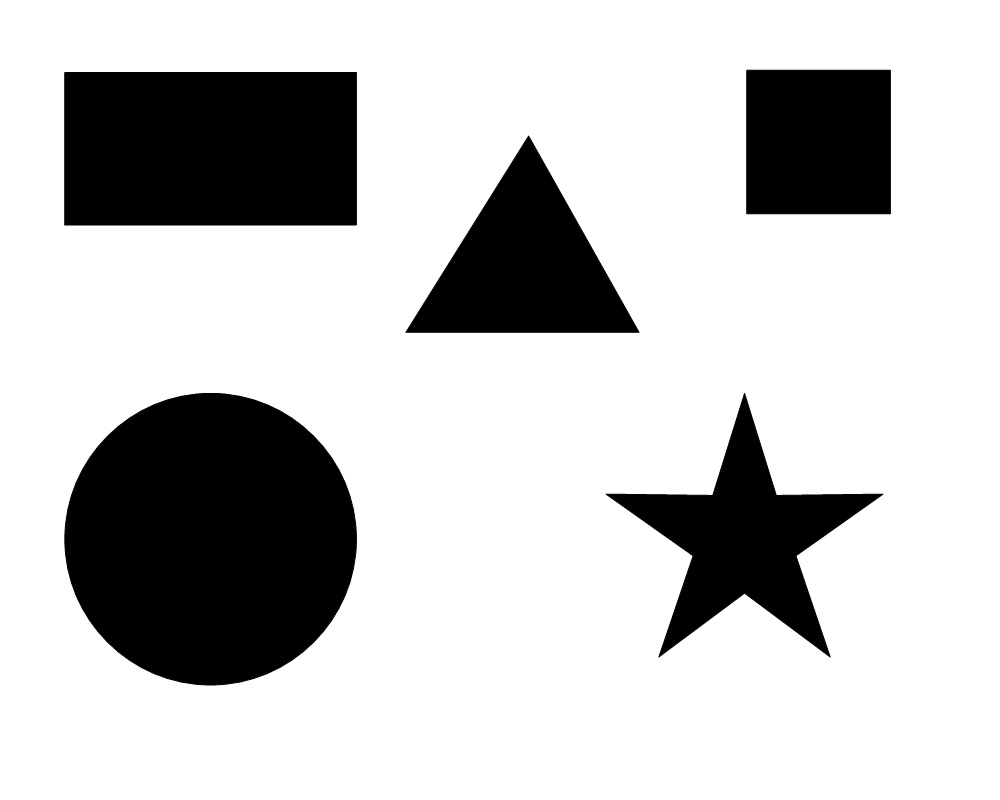
#> input picture OpenCv Workshop/day 2_sept5/sept5-OpenCV/code/images/someshapes.jpg, 1000 x 800 px
$ python page9.py
#> lines starting #> are read from the running program, lines starting #| are printed output that depends on the picture; after the words box and inside, x2 and y2 are one past the last pixel; in counts of white or black regions, pixels touching at a corner belong together
import cv2
import numpy as np


# [74 lines left out: functions function1, function2, function3, not called in this run]


# function3()


def function4():
    img = cv2.imread('./images/someshapes.jpg')
#> img is the input picture: shape (800, 1000, 3); min 0, max 255, mean 197.7

    # binary conversion
    img_binary = cv2.Canny(img, 255, 255)
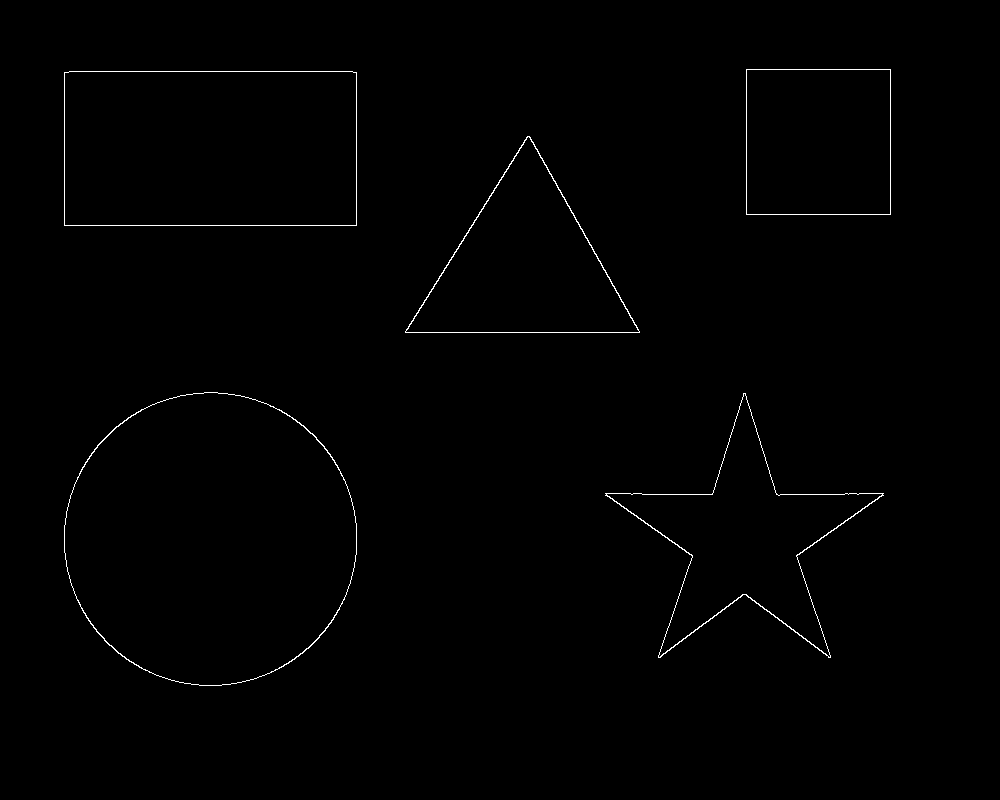
#> img_binary: shape (800, 1000); 0.57% white in thin lines or dots, all inside (x1, y1, x2, y2) = (64, 69, 891, 686)

    # find the contours
    contours, hierarchy = cv2.findContours(img_binary, cv2.RETR_EXTERNAL, cv2.CHAIN_APPROX_SIMPLE,)
#> contours = 5 contours; box (x1, y1, x2, y2) and area: (64, 392, 357, 686) 67260, (64, 71, 357, 226) 44960, (605, 393, 884, 658) 23816, (405, 136, 640, 333) 23256, (746, 69, 891, 215) 20880

    # highlight / draw the contours
    for contour in contours:

        # find the bounding rect
        (x, y, w, h) = cv2.boundingRect(contour)

        # draw the rectangle for the bounding rect
        cv2.rectangle(img, (x, y), (x + w, y + h), (0, 0, 255), 3)

        # approximate poly dp for finding the number of edges
        approximate_edges = cv2.approxPolyDP(contour, 0.01 * cv2.arcLength(contour, True), True)

        # print(f"no of edges = {len(approximate_edges)}")

        edges = len(approximate_edges)
        shape = ''
        if edges == 3:
            shape = 'triangle'
        elif edges == 4:
            if w == h:
                shape = 'square'
            else:
                shape = 'rectangle'
        elif edges == 10:
            shape = 'star'
        elif edges > 10:
            shape = 'circle'

        print(f"shape = {shape}")
#> this loop made 5 passes
#> (x, y, w, h, approximate_edges, edges, shape) on passes 3 to 5: (405, 136, 235, 197, [[639, 331], [527, 136], [405, 332]], 3, 'triangle'), (64, 71, 293, 155, [[64, 72], [64, 225], [356, 225], [356, 72]], 4, 'rectangle'), (746, 69, 145, 146, [[746, 69], [746, 214], [890, 214], [890, 69]], 4, 'rectangle')
#> (x, y, w, h, edges, shape) on passes 1 to 2: (605, 393, 279, 265, 10, 'star'), (64, 392, 293, 294, 15, 'circle')
#| shape = star
#| shape = circle
#| shape = triangle
#| shape = rectangle
#| shape = rectangle
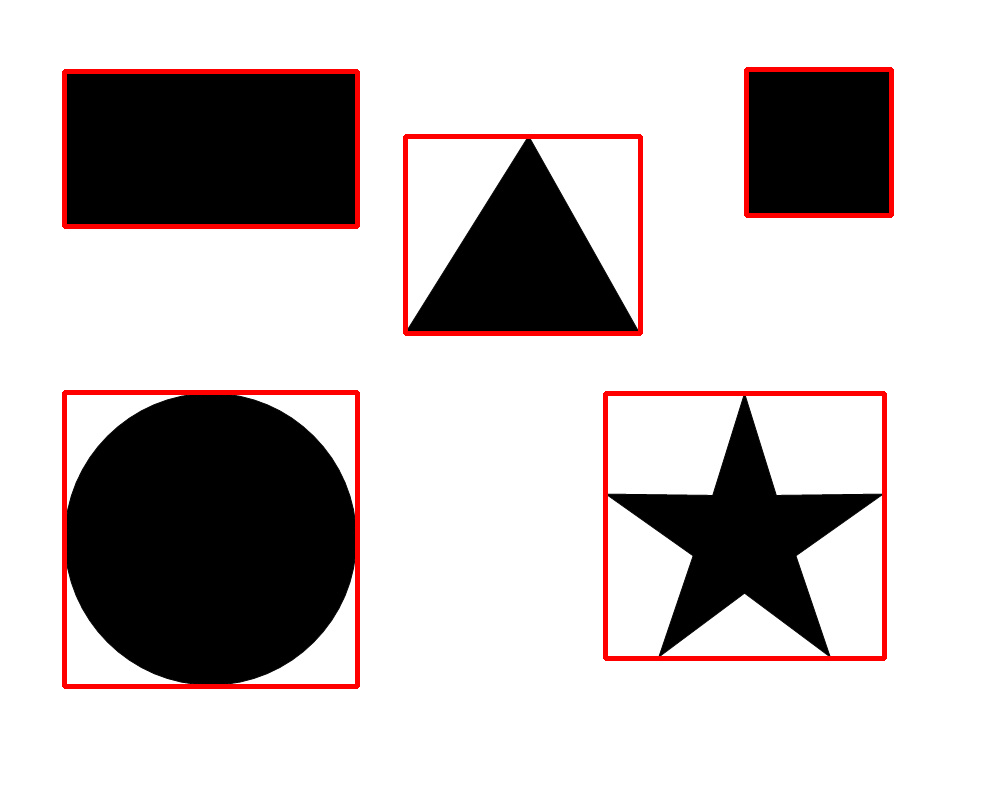
#> img: shape (800, 1000, 3); 2.87% of pixels changed, all inside (x1, y1, x2, y2) = (62, 67, 894, 689)

    cv2.imshow('image', img)
    cv2.waitKey(0)
    cv2.destroyAllWindows()


function4()
